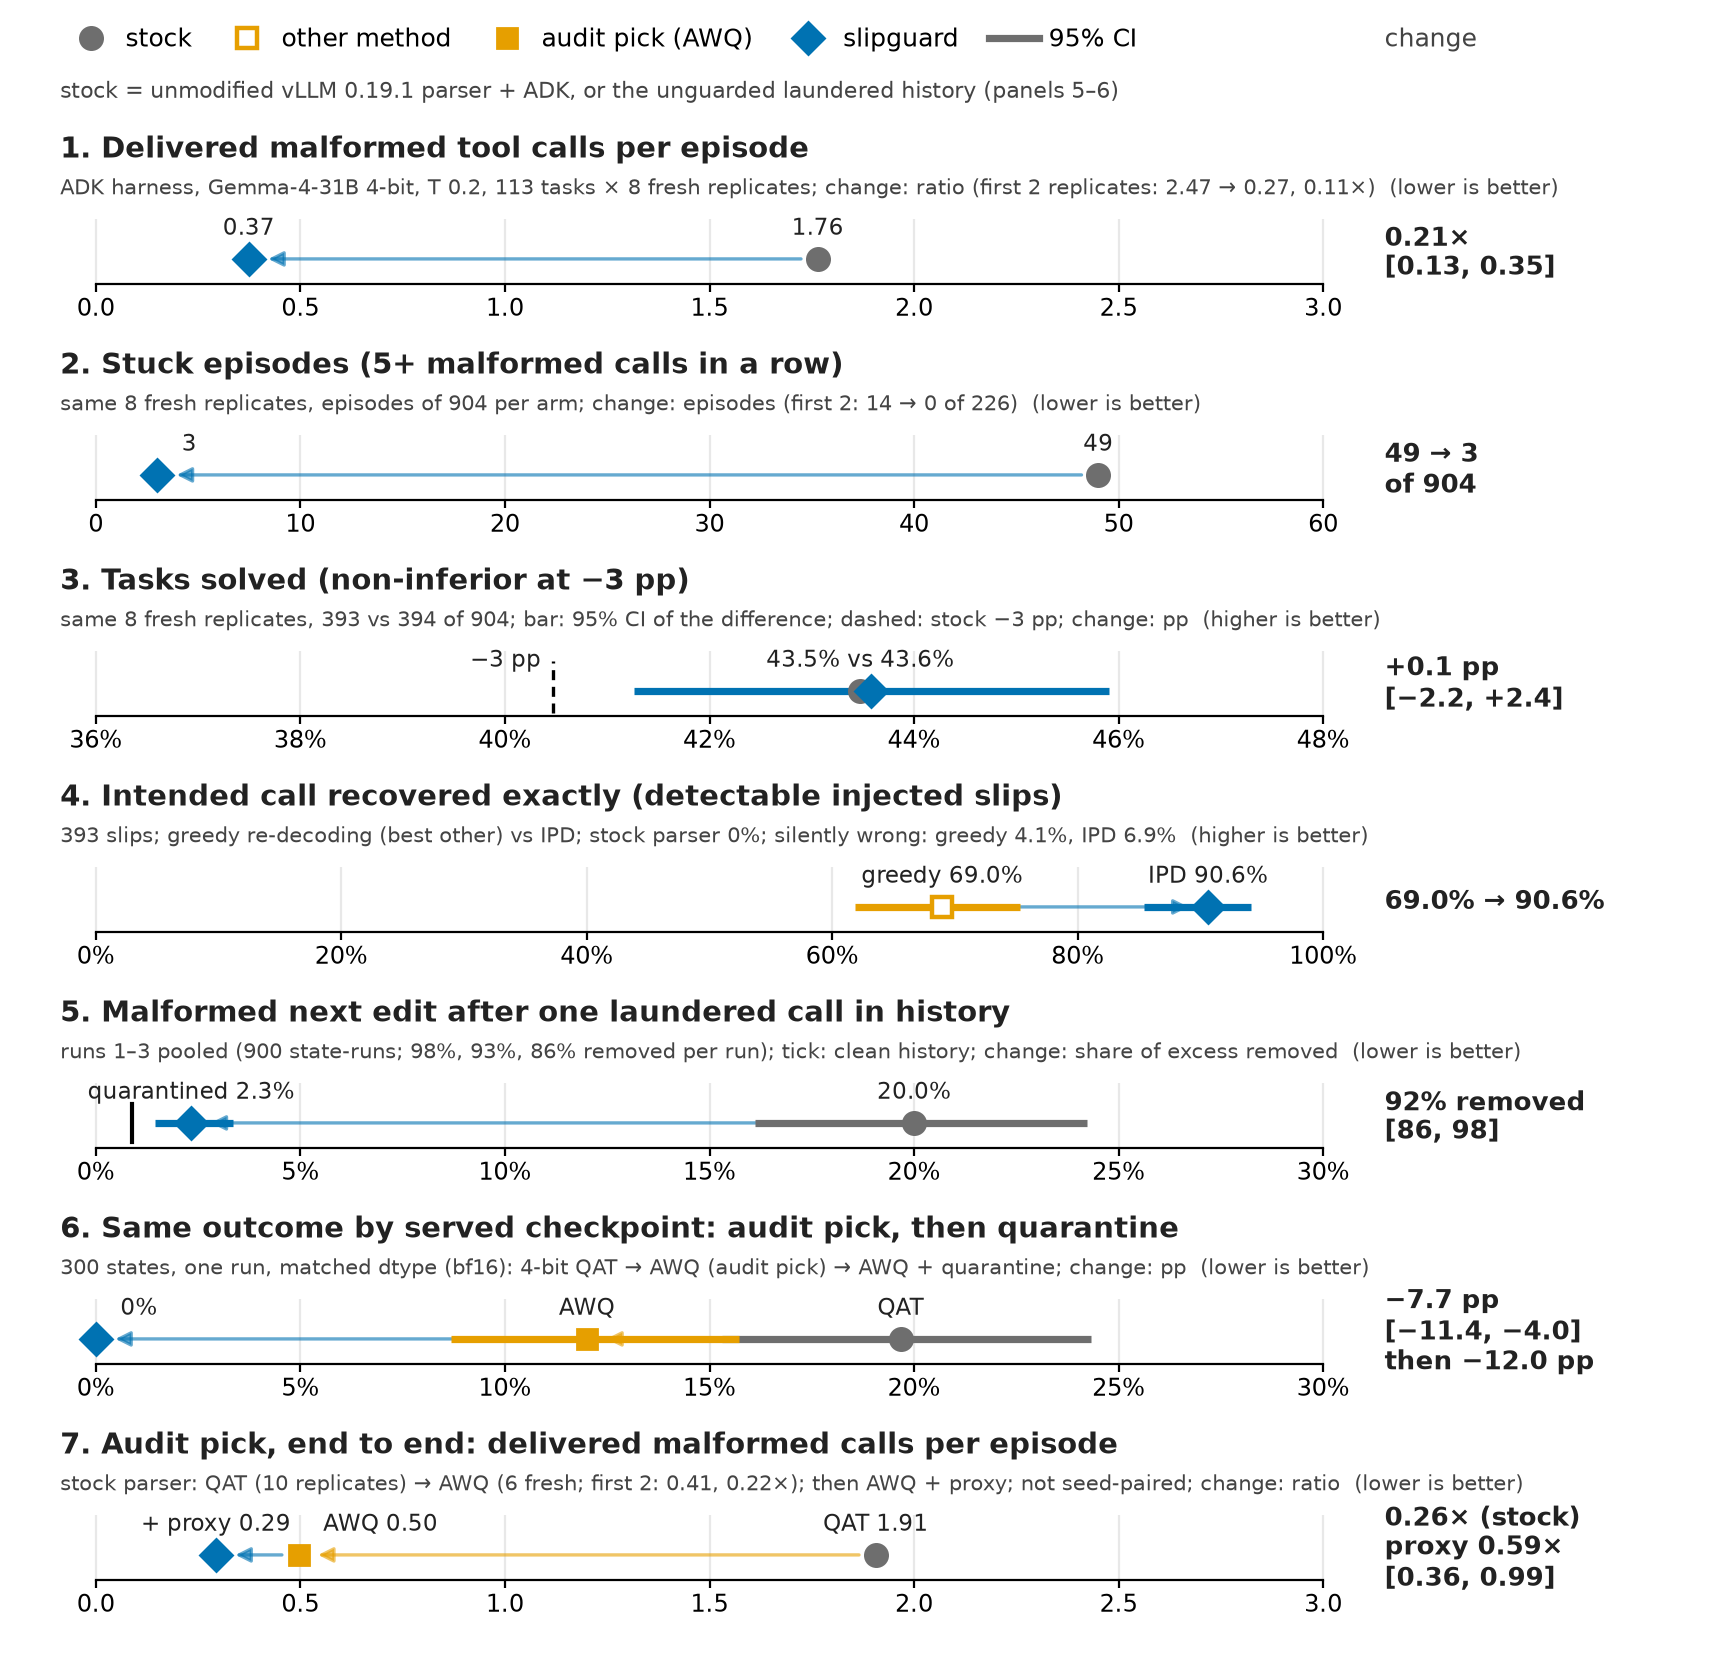

Write Python code to recreate this figure.
"""FIG1 v3 (PAPER v2.2+, 2026-11-07; from v2) — one-glance gains: stock vs slipguard on the registered public results (dumbbell rows, 95% CIs where the
producer stores them). Every value is read from the cited JSONs (see figure_data.json); nothing is typed in.

    python fig1_gains_v3.py         # writes fig1_gains_v3.png + fig1_gains_v3.svg; values -> figure_data_v3.json
    (env_agentpaper has no matplotlib: run with /opt/envs/env_g3/bin/python -B -s, matplotlib 3.11)

v3.1 changes (PAPER v2.3, 2026-11-07; R4 methodologist M1, area chair Change 3): the refusal panel is dropped (Table 1
keeps it), so the figure has seven panels and panel 5 is the pooled quarantine panel, whose subtitle names the three runs
and their removals; panel 3 is titled "Tasks solved (non-inferior at -3 pp)", zoomed, with the -3 pp margin dashed and
the 95% CI of the difference drawn around slipguard; the audit-pick TranscriptLab panel uses the matched-dtype run
(PREREG_v2.7 D1: AWQ served bf16, as end to end); the audit-pick end-to-end panel uses PREREG_E_awq2 (QAT 1.91 ->
AWQ 0.50 stock, six fresh replicates -> AWQ + proxy 0.29), change "0.26x (stock); proxy 0.59x [CI]" (the stale
"n.s." of the two-replicate S-a test is gone); one unit per panel (stated in each subtitle), arrows coloured by step
(orange = checkpoint swap, blue = slipguard), "change" text in ink, legend splits "other method" from "audit pick".

v3 changes: panels 1-2 use PREREG_E_ext's eight fresh replicates (registered; the first two replicates are named in the
subtitles); new panel 3 = tasks solved (non-inferiority, PREREG_E_ext primary); new last panel = the audit pick end to
end (PREREG_E_awq: QAT stock -> AWQ stock -> AWQ + proxy).

v2 changes: exact-intent panel compares IPD with the best non-slipguard method (greedy decoding), not the lenient
parser's 0%; the quarantine panel uses the registered pooled estimate over three runs (v27_pooled_retest.json);
the thinking-off panel is dropped (moved to RESULTS); 'delivered' malformed calls; T = 0.2 stated.

Needs matplotlib >= 3.8.
"""
from __future__ import annotations

import re

import matplotlib

matplotlib.use("Agg")
import matplotlib.pyplot as plt  # noqa: E402
from matplotlib.lines import Line2D  # noqa: E402

import _figdata  # noqa: E402
from _figdata import GUARD, HERE, MID, REF, STOCK, Sources  # noqa: E402

_figdata.DATA_JSON = HERE / "figure_data_v3.json"   # never touch the v1/v2 figure data

E2E = "experiments/endtoend/analysis/prereg_pop31.json"
CP = "release/lib/results/conformance_pnc/RESULTS.json"
V24 = "experiments/intent_decoding/v24/battery_run_analysis.json"
V25 = "experiments/intent_decoding/v25/out/analysis_v25.json"
V26 = "experiments/contagion/out/confirmatory/v26_audit_analysis.json"
CF = "experiments/contagion/out/confirmatory/confirm_v2_all_full.json"
POOL = "experiments/contagion/out/confirmatory/v27_pooled_retest.json"
EXT = "experiments/endtoend/analysis/prereg_E_ext.json"
AWQE = "experiments/endtoend/analysis/prereg_E_awq.json"
AWQ2 = "experiments/endtoend/analysis/prereg_E_awq2.json"
V27 = "experiments/contagion/out/confirmatory/v27_robustness_analysis.json"

S = Sources("FIG1_v3", "paper/protocol/draft/figures/fig1_gains_v3.py")
pct = lambda x: 100.0 * x  # noqa: E731


def rate3(label, rel, key):
    """[rate, lo, hi, n] stored by the producer -> percent triple."""
    r = S.get(label, rel, key)
    return pct(r[0]), pct(r[1]), pct(r[2]), r[3]


# ---- 1. end to end: malformed calls per episode (31B, ADK harness); first two replicates for the subtitle ----
y_base = S.get("E2E malformed calls/episode, stock", E2E, "co_primary/Y1/base_mean")
y_full = S.get("E2E malformed calls/episode, slipguard proxy", E2E, "co_primary/Y1/fullp_mean")
ratio = S.get("E2E ratio slipguard/stock", E2E, "co_primary/Y1/ratio_fullp_over_base/ratio")
n_tasks = S.get("E2E tasks", E2E, "co_primary/Y1/diff_fullp_minus_base/n")
reps = S.get("E2E tasks per replicate count (base arm)", E2E, "replicates/base")
n_rep = int(max(reps, key=int))

# ---- 2. stuck episodes in the first two replicates (subtitle) ----
st = {}
for rep in ("replicate1", "replicate2"):
    for arm in ("base", "fullp"):
        st[(rep, arm)] = S.get(f"stuck episodes {rep} {arm} [k, n, CI]", E2E, f"secondary/stuck/{rep}/{arm}")
k_b = S.derived("stuck episodes, stock, pooled k", st[("replicate1", "base")][0] + st[("replicate2", "base")][0],
                "sum of replicate k", ["stuck episodes replicate1 base [k, n, CI]", "stuck episodes replicate2 base [k, n, CI]"])
k_f = S.derived("stuck episodes, slipguard, pooled k", st[("replicate1", "fullp")][0] + st[("replicate2", "fullp")][0],
                "sum of replicate k", ["stuck episodes replicate1 fullp [k, n, CI]", "stuck episodes replicate2 fullp [k, n, CI]"])
n_st = S.derived("stuck episodes, pooled n", st[("replicate1", "base")][1] + st[("replicate2", "base")][1],
                 "sum of replicate n", ["stuck episodes replicate1 base [k, n, CI]", "stuck episodes replicate2 base [k, n, CI]"])

# ---- 1-3. eight fresh replicates (PREREG_E_ext): the plotted end-to-end values ----
fy_base = S.get("E_ext malformed calls/episode, stock", EXT, "secondary/Y1/base_mean")
fy_full = S.get("E_ext malformed calls/episode, slipguard proxy", EXT, "secondary/Y1/fullp_mean")
f_ratio = S.get("E_ext ratio slipguard/stock", EXT, "secondary/Y1/ratio_fullp_over_base/ratio")
f_ratio_ci = S.get("E_ext ratio CI", EXT, "secondary/Y1/ratio_fullp_over_base/ci95")
f_st_b = S.get("E_ext stuck, stock [k, n]", EXT, "secondary/stuck/base")
f_st_f = S.get("E_ext stuck, slipguard [k, n]", EXT, "secondary/stuck/fullp")
f_res = S.get("E_ext resolved [base, fullp, n]", EXT, "primary_resolve/resolved_base_fullp_of")
f_res_d = S.get("E_ext resolve diff (fullp - base)", EXT, "primary_resolve/mean_diff")
f_res_ci = S.get("E_ext resolve diff CI", EXT, "primary_resolve/ci95")
f_verdict = S.get("E_ext primary verdict", EXT, "primary_verdict")
assert f_verdict == "RESOLVE NON-INFERIOR"
_ni_key = [k for k in S.get("E_ext primary_resolve block", EXT, "primary_resolve") if k.startswith("non_inferior_at_")]
assert len(_ni_key) == 1 and S.get("E_ext non-inferior at the registered margin", EXT, f"primary_resolve/{_ni_key[0]}") is True
ni_margin = S.derived("non-inferiority margin (pp), parsed from the result key", float(re.fullmatch(r"non_inferior_at_(-?[\d.]+)pp", _ni_key[0]).group(1)),
                      "number in the key name primary_resolve/non_inferior_at_<margin>pp", ["E_ext non-inferior at the registered margin"])

# ---- 4. exact intent and silent corruption on injected slips (393 detectable states, reweighted) ----
ex, sil = {}, {}
for arm in ("lenient", "greedy", "IPD"):
    r = S.get(f"exact intent {arm}", V24, f"outcomes_detectable/{arm}/exact/reweighted/rate")
    ci = S.get(f"exact intent {arm} CI (Kish-Wilson)", V24, f"outcomes_detectable/{arm}/exact/reweighted/wilson95_kish")
    ex[arm] = (pct(r), pct(ci[0]), pct(ci[1]))
for arm in ("greedy", "IPD"):
    sil[arm] = pct(S.get(f"silently wrong {arm}", V24, f"outcomes_detectable/{arm}/silent/reweighted/rate"))
n_inj = S.get("injected-slip states (detectable)", V24, "n_detectable")

# ---- 5. quarantine (31B 4-bit QAT, 300 public states, three runs pooled) ----
q_p0 = rate3("malformed next edit, clean history (QAT P0, run 1)", V26, "rates/QAT/P0")
q_p1 = rate3("malformed next edit, laundered call + error (QAT P1, run 1)", V26, "rates/QAT/P1")
assert abs(S.get("C1 arm (cross-check)", CF, "31B/full/C1/uncond/arm") * 100 - q_p1[0]) < 1e-9
assert abs(S.get("C1 base (cross-check)", CF, "31B/full/C1/uncond/base") * 100 - q_p0[0]) < 1e-9
pool_runs = S.get("pooled runs", POOL, "runs")
assert pool_runs == ["C1", "RSA", "RSB"]
qp_p0 = rate3("pooled 3 runs: clean history P0", POOL, "pooled/P0")
qp_p1 = rate3("pooled 3 runs: laundered call + error P1", POOL, "pooled/P1")
qp_p8 = rate3("pooled 3 runs: quarantined P8a", POOL, "pooled/P8a")
rem = S.get("pooled quarantine removal (pre-specified descriptive pool)", POOL, "pooled_removal/point")
rem_ci = S.get("pooled quarantine removal CI", POOL, "pooled_removal/CI")
run_rem = [S.get(f"quarantine removal, run {i} ({k})", V27, f"removal/{k}/point") for i, k in ((1, "QAT"), (2, "RSA"), (3, "RSB"))]
assert abs(S.get("C1 removal (cross-check of run 1)", CF, "31B/full/C5/uncond/removal") - run_rem[0]) < 1e-3

# ---- 6. checkpoint audit pick, matched dtype (PREREG_v2.7 D1: AWQ served bf16, as in the end-to-end runs) ----
m_qat = rate3("matched dtype: QAT P1", V27, "rates/QAT/P1")
m_awq = rate3("matched dtype: AWQ (audit pick, bf16) P1", V27, "rates/RD16/P1")
m_awq8 = rate3("matched dtype: AWQ + quarantine P8a", V27, "rates/RD16/P8a")
d1_rd = S.get("audit pick RD at matched dtype (AWQ - QAT, P1)", V27, "contrasts/D1/RD")
d1_ci = S.get("audit pick RD CI at matched dtype", V27, "contrasts/D1/RD_CI")
assert S.get("D1 verdict", V27, "verdicts/D1") == "AUDIT PICK REPLICATES AT MATCHED DTYPE"
q_rd = S.derived("quarantine on the pick (pp): P8a - P1, matched dtype", m_awq8[0] - m_awq[0], "difference of the two plotted rates",
                 ["matched dtype: AWQ + quarantine P8a", "matched dtype: AWQ (audit pick, bf16) P1"])

# ---- 7. audit pick end to end (PREREG_E_awq2: six fresh AWQ replicates; QAT comparator r1..r10) ----
w_qat = S.get("E_awq2 QAT base Y1 (r1..r10)", AWQ2, "secondary/S4_awq_base_vs_qat_base_fresh/B_mean")
w_awq = S.get("E_awq2 AWQ base Y1 (fresh)", AWQ2, "secondary/S4_awq_base_vs_qat_base_fresh/A_mean")
w_ratio = S.get("E_awq2 S4 ratio AWQ/QAT (fresh)", AWQ2, "secondary/S4_awq_base_vs_qat_base_fresh/ratio_A_over_B/ratio")
assert S.get("E_awq2 S4 verdict", AWQ2, "secondary/S4_awq_base_vs_qat_base_fresh/verdict") == "REPLICATES"
assert abs(S.get("E_awq2 P2 AWQ base (cross-check)", AWQ2, "primary_P2_awq_fullp_vs_awq_base/B_mean") - w_awq) < 1e-9
w_awqp = S.get("E_awq2 AWQ + proxy Y1 (fresh)", AWQ2, "primary_P2_awq_fullp_vs_awq_base/A_mean")
w_p2 = S.get("E_awq2 P2 ratio proxy/stock on AWQ", AWQ2, "primary_P2_awq_fullp_vs_awq_base/ratio_A_over_B/ratio")
w_p2_ci = S.get("E_awq2 P2 ratio CI", AWQ2, "primary_P2_awq_fullp_vs_awq_base/ratio_A_over_B/ci95")
assert S.get("E_awq2 P2 verdict", AWQ2, "primary_P2_awq_fullp_vs_awq_base/verdict").startswith("SLIPGUARD STILL REDUCES")
n_awq2 = len(S.get("E_awq2 analysis set (replicates)", AWQ2, "analysis_set"))
w1_awq = S.get("E_awq AWQ base Y1, first 2 replicates", AWQE, "primary_awq_base_vs_qat_base/A_mean")
w1_ratio = S.get("E_awq ratio AWQ/QAT, first 2 replicates", AWQE, "primary_awq_base_vs_qat_base/ratio_A_over_B/ratio")
n_qat = len(S.get("E_awq QAT comparator replicates", AWQE, "qat_replicates"))


# =============================== drawing ===============================
plt.rcParams.update({"font.family": "DejaVu Sans", "font.size": 10, "axes.spines.top": False,
                     "axes.spines.right": False, "axes.spines.left": False, "svg.fonttype": "none",
                     "svg.hashsalt": "slipguard-figures"})   # deterministic SVG ids
ARR, EN, TIMES, MINUS = "→", "–", "×", "−"
INK, INK2 = "#222222", "#444444"
fmt_pp = lambda v: f"{v:+.1f}".replace("-", MINUS)  # noqa: E731
fmt_m = f"{ni_margin:+g}".replace("-", MINUS)   # the registered margin as printed in the registration (-3 pp)
f_pct = lambda k, n: pct(k / n)  # noqa: E731
rows = [
    dict(title="Delivered malformed tool calls per episode",
         sub=f"ADK harness, Gemma-4-31B 4-bit, T 0.2, {n_tasks} tasks {TIMES} 8 fresh replicates; change: ratio "
             f"(first {n_rep} replicates: {y_base:.2f} {ARR} {y_full:.2f}, {ratio:.2f}{TIMES})",
         better="lower", xlim=(0, 3.0), fmt=None,
         pts=[(fy_base, None, None, "stock"), (fy_full, None, None, "guard")],
         labels=[f"{fy_base:.2f}", f"{fy_full:.2f}"],
         right=f"{f_ratio:.2f}{TIMES}\n[{f_ratio_ci[0]:.2f}, {f_ratio_ci[1]:.2f}]"),
    dict(title="Stuck episodes (5+ malformed calls in a row)",
         sub=f"same 8 fresh replicates, episodes of {f_st_b[1]} per arm; change: episodes (first {n_rep}: {k_b} {ARR} {k_f} of {n_st})",
         better="lower", xlim=(0, 60), fmt=None,
         pts=[(f_st_b[0], None, None, "stock"), (f_st_f[0], None, None, "guard")],
         labels=[f"{f_st_b[0]}", f"{f_st_f[0]}"], right=f"{f_st_b[0]} {ARR} {f_st_f[0]}\nof {f_st_b[1]}"),
    dict(title=f"Tasks solved (non-inferior at {fmt_m} pp)",
         sub=f"same 8 fresh replicates, {f_res[0]} vs {f_res[1]} of {f_res[2]}; bar: 95% CI of the difference; "
             f"dashed: stock {fmt_m} pp; change: pp",
         better="higher", xlim=(36, 48), fmt="%",
         margin=f_pct(f_res[0], f_res[2]) + ni_margin,
         pts=[(f_pct(f_res[0], f_res[2]), None, None, "stock"),
              (f_pct(f_res[0], f_res[2]) + pct(f_res_d), f_pct(f_res[0], f_res[2]) + pct(f_res_ci[0]),
               f_pct(f_res[0], f_res[2]) + pct(f_res_ci[1]), "guard")],
         labels=[f"{f_pct(f_res[0], f_res[2]):.1f}% vs {f_pct(f_res[1], f_res[2]):.1f}%", ""],
         right=f"{fmt_pp(pct(f_res_d))} pp\n[{fmt_pp(pct(f_res_ci[0]))}, {fmt_pp(pct(f_res_ci[1]))}]"),
    dict(title="Intended call recovered exactly (detectable injected slips)",
         sub=f"{n_inj} slips; greedy re-decoding (best other) vs IPD; stock parser {ex['lenient'][0]:.0f}%; "
             f"silently wrong: greedy {sil['greedy']:.1f}%, IPD {sil['IPD']:.1f}%",
         better="higher", xlim=(0, 100), fmt="%",
         pts=[(*ex["greedy"], "mid_hollow"), (*ex["IPD"], "guard")],
         labels=[f"greedy {ex['greedy'][0]:.1f}%", f"IPD {ex['IPD'][0]:.1f}%"],
         right=f"{ex['greedy'][0]:.1f}% {ARR} {ex['IPD'][0]:.1f}%"),
    dict(title="Malformed next edit after one laundered call in history",
         sub=f"runs 1{EN}3 pooled ({qp_p1[3]} state-runs; {run_rem[0] * 100:.0f}%, {run_rem[1] * 100:.0f}%, "
             f"{run_rem[2] * 100:.0f}% removed per run); tick: clean history; change: share of excess removed",
         better="lower", xlim=(0, 30), fmt="%", ref=qp_p0,
         pts=[(*qp_p1[:3], "stock"), (*qp_p8[:3], "guard")],
         labels=[f"{qp_p1[0]:.1f}%", f"quarantined {qp_p8[0]:.1f}%"],
         right=f"{rem * 100:.0f}% removed\n[{rem_ci[0] * 100:.0f}, {rem_ci[1] * 100:.0f}]"),
    dict(title="Same outcome by served checkpoint: audit pick, then quarantine",
         sub=f"300 states, one run, matched dtype (bf16): 4-bit QAT {ARR} AWQ (audit pick) {ARR} AWQ + quarantine; change: pp",
         better="lower", xlim=(0, 30), fmt="%",
         pts=[(*m_qat[:3], "stock"), (*m_awq[:3], "mid"), (*m_awq8[:3], "guard")],
         labels=["QAT", "AWQ", f"{m_awq8[0]:.0f}%"],
         right=f"{fmt_pp(pct(d1_rd))} pp\n[{fmt_pp(pct(d1_ci[0]))}, {fmt_pp(pct(d1_ci[1]))}]\nthen {fmt_pp(q_rd)} pp"),
    dict(title="Audit pick, end to end: delivered malformed calls per episode",
         sub=f"stock parser: QAT ({n_qat} replicates) {ARR} AWQ ({n_awq2} fresh; first 2: {w1_awq:.2f}, {w1_ratio:.2f}{TIMES}); "
             f"then AWQ + proxy; not seed-paired; change: ratio",
         better="lower", xlim=(0, 3.0), fmt=None,
         pts=[(w_qat, None, None, "stock"), (w_awq, None, None, "mid"), (w_awqp, None, None, "guard")],
         labels=[f"QAT {w_qat:.2f}", (f"AWQ {w_awq:.2f}", "left"), f"+ proxy {w_awqp:.2f}"],
         right=f"{w_ratio:.2f}{TIMES} (stock)\nproxy {w_p2:.2f}{TIMES}\n[{w_p2_ci[0]:.2f}, {w_p2_ci[1]:.2f}]"),
]

W, row_h, head_h = 8.6, 1.08, 0.62
fig = plt.figure(figsize=(W, head_h + row_h * len(rows) + 0.1))
FH = fig.get_figheight()
left, right_col = 0.035, 0.80
style = {"stock": dict(marker="o", ms=8, mfc=STOCK, mec=STOCK, color=STOCK),
         "guard": dict(marker="D", ms=8, mfc=GUARD, mec=GUARD, color=GUARD),
         "mid": dict(marker="s", ms=7.5, mfc=MID, mec=MID, color=MID),
         "mid_hollow": dict(marker="s", ms=7.5, mfc="white", mec=MID, mew=1.6, color=MID)}
for i, r in enumerate(rows):
    y_top = 1 - (head_h + i * row_h) / FH            # top of this row (figure fraction)
    hh = row_h / FH
    fig.text(left, y_top - 0.12 * hh, f"{i + 1}. " + r["title"], fontsize=10.5, fontweight="bold", va="center", color=INK)
    fig.text(left, y_top - 0.30 * hh, r["sub"] + ("  (lower is better)" if r["better"] == "lower" else "  (higher is better)"),
             fontsize=7.6, color=INK2, va="center")
    ax = fig.add_axes([left + 0.01, y_top - 0.74 * hh, right_col - left - 0.03, 0.30 * hh])
    span = r["xlim"][1] - r["xlim"][0]
    ax.set_xlim(r["xlim"][0] - 0.015 * span, r["xlim"][1] + 0.015 * span); ax.set_ylim(-1, 1.6); ax.set_yticks([])
    ax.spines["bottom"].set_bounds(*r["xlim"])
    ax.tick_params(axis="x", labelsize=8.5, length=3, pad=2)
    if r["fmt"] == "%":
        ax.xaxis.set_major_formatter(matplotlib.ticker.FuncFormatter(lambda v, _: f"{v:.0f}%"))
    ax.grid(axis="x", color="#E8E8E8", lw=0.8); ax.set_axisbelow(True)
    pts = r["pts"]
    # connectors between consecutive points, coloured by the step: orange = checkpoint swap, blue = slipguard
    for a, b in zip(pts[:-1], pts[1:]):
        col = MID if b[3] == "mid" else GUARD
        ax.annotate("", xy=(b[0], 0), xytext=(a[0], 0), zorder=1,
                    arrowprops=dict(arrowstyle="-|>", color=col, lw=1.2, alpha=0.6, shrinkA=6, shrinkB=7, mutation_scale=11))
    for p in pts:
        x, lo, hi, kind = p[:4]
        if lo is not None and hi - lo > 0:
            ax.plot([lo, hi], [0, 0], color=style[kind]["color"], lw=2.6, zorder=2, solid_capstyle="butt")
        ax.plot([x], [0], ls="none", zorder=4, clip_on=False, **{k: v for k, v in style[kind].items() if k != "color"})
    if "ref" in r:
        ax.plot([r["ref"][0]] * 2, [-0.75, 0.75], color=REF, lw=1.5, zorder=5)
    if "margin" in r:
        ax.plot([r["margin"]] * 2, [-0.9, 1.2], color=REF, lw=1.2, ls=(0, (3, 2)), zorder=5)
        ax.text(r["margin"] - 0.01 * span, 0.75, f"{fmt_m} pp", ha="right", va="bottom", fontsize=8.2, color=INK)
    for j, lab in enumerate(r.get("labels") or []):
        if not lab:
            continue
        lab, ha = lab if isinstance(lab, tuple) else (lab, None)   # (text, ha) pins the alignment where labels would collide
        xl = pts[j][0]
        if ha is None:
            ha = "left" if xl < r["xlim"][0] + 0.06 * span else ("right" if xl > r["xlim"][1] - 0.06 * span else "center")
        ax.text(xl + 0.02 * span if ha == "left" else xl, 0.75, lab, ha=ha, va="bottom", fontsize=8.2, color=INK)
    fig.text(right_col + 0.005, y_top - 0.59 * hh, r["right"], fontsize=9.5, fontweight="bold", color=INK, va="center",
             linespacing=1.15)
handles = [Line2D([], [], ls="none", **{k: v for k, v in style["stock"].items() if k != "color"}, label="stock"),
           Line2D([], [], ls="none", **{k: v for k, v in style["mid_hollow"].items() if k != "color"}, label="other method"),
           Line2D([], [], ls="none", **{k: v for k, v in style["mid"].items() if k != "color"}, label="audit pick (AWQ)"),
           Line2D([], [], ls="none", **{k: v for k, v in style["guard"].items() if k != "color"}, label="slipguard"),
           Line2D([], [], color=STOCK, lw=2.6, label="95% CI")]
fig.legend(handles=handles, loc="center left", bbox_to_anchor=(left - 0.01, 1 - 0.20 / FH), ncol=5, frameon=False,
           fontsize=9, handletextpad=0.4, columnspacing=1.2)
fig.text(left, 1 - 0.46 / FH, "stock = unmodified vLLM 0.19.1 parser + ADK, or the unguarded laundered history (panels 5" + EN + "6)",
         fontsize=8, color=INK2, va="center")
fig.text(right_col + 0.005, 1 - 0.20 / FH, "change", fontsize=9, color=INK2, va="center")
fig.canvas.draw()   # layout check: no text may run past the right edge of the figure
_over = [tx.get_text()[:60] for tx in fig.texts if tx.get_window_extent().x1 > fig.bbox.x1 - 2]
assert not _over, f"text overflows the figure: {_over}"
fig.savefig(HERE / "fig1_gains_v3.png", dpi=200, metadata={"Software": None})
fig.savefig(HERE / "fig1_gains_v3.svg", dpi=200, metadata={"Date": None})   # reproducible bytes
S.write(["fig1_gains_v3.png", "fig1_gains_v3.svg", "fig1_gains_v3.py"])
print("wrote", HERE / "fig1_gains_v3.png", HERE / "fig1_gains_v3.svg")
